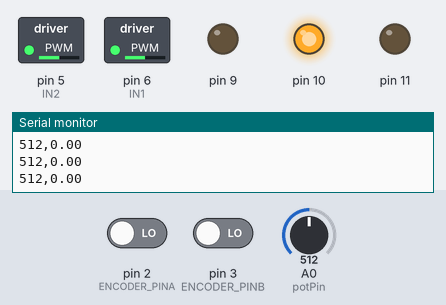
Bench run of a sketch on a simulated Arduino Uno, built with avr-gcc and run on an emulated ATmega328P. On the bench: switched loads named in the sketch (green lamp = pin HIGH), output pins drawn as LEDs (lit = HIGH), the last lines printed to the serial monitor. The test bench sets the inputs (shaded band); at power-on: A0 (potPin) = 512, pin 2 (ENCODER_PINA) LOW, pin 3 (ENCODER_PINB) LOW.

Above: at 1.2 s.
1.3 s: A0 (potPin) set to 490
At 2.5 s:
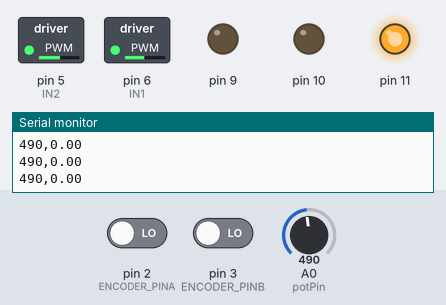
2.8 s: A0 (potPin) set to 534
At 3.6 s:
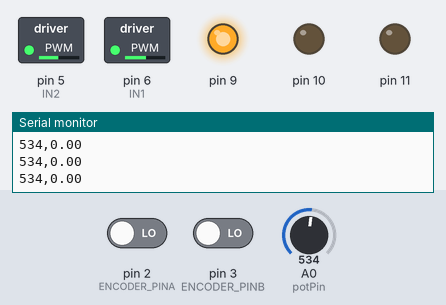
4.3 s: A0 (potPin) set to 900
At 4.8 s:
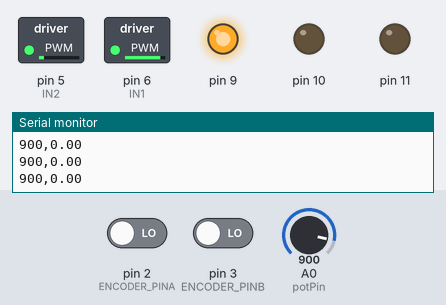
5.8 s: A0 (potPin) set to 1023
At 7.0 s:
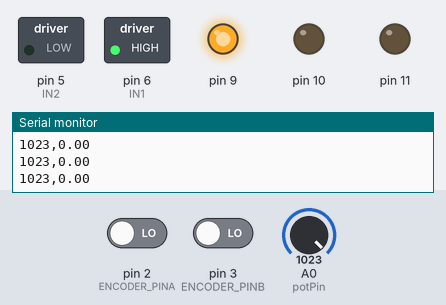
7.3 s: A0 (potPin) set to 122
At 8.2 s:
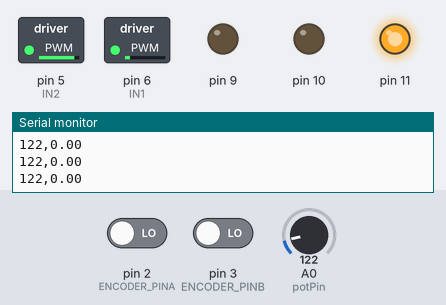
8.8 s: A0 (potPin) set to 510
At 9.4 s:
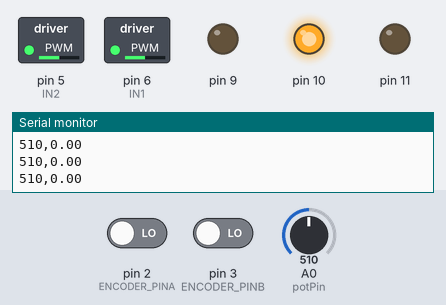
Timing chart, 0 to 11.3 s (numbered marks = the images above; inputs shaded):
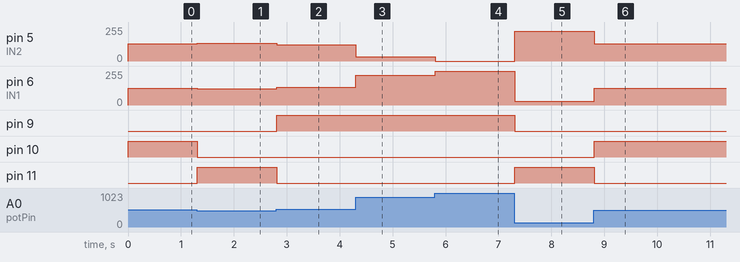

The sketch:

Task_DCMotor2_Motor_Speed_With_Potentiometer_and_LEDS.ino
```cpp
#define ENCODER_PINA 2
#define ENCODER_PINB 3
#define COUNTS_PER_REVOLUTION 12
#define GEAR_RATIO 30

// encoder variables
int IN1 = 6;
int IN2 = 5;
int potPin = 0;     // Set up the potentiometer pin
int potVal;         // Declare a variable to hold the potentiometer value
int motorSpeed;     // Declare a variable to hold the motor speed
int motorPin;

// encoder variables
volatile int encoderCounts = 0;
unsigned long prevTime = 0;
float prevPosition = 0.0;

// Encoder ISR functions - Interupt Service Routine
void encoderA();
void encoderB();

void setup() {

  Serial.begin(115200);

  pinMode(IN1, OUTPUT);     // Set IN1 as an output pin
  pinMode(IN2, OUTPUT);   // Set IN2 as an output pin
  digitalWrite(IN1, LOW);
  digitalWrite(IN2, LOW);


  pinMode(9, OUTPUT);
  pinMode(10, OUTPUT);
  pinMode(11, OUTPUT);

  // initialize encoder, attache ISR functions
  pinMode(ENCODER_PINA, INPUT);
  pinMode(ENCODER_PINB, INPUT);

  // Attached interrupt to encoder pins
  attachInterrupt(digitalPinToInterrupt(ENCODER_PINA), encoderA, CHANGE);
  attachInterrupt(digitalPinToInterrupt(ENCODER_PINB), encoderB, CHANGE);
}

void loop() {
   // Calculate time difference using millis()
  unsigned long currTime = millis();
  float deltaTime = (currTime - prevTime) / 1000.0;  // convert to seconds

  // Calculate position difference
  float currPosition = (float)encoderCounts / (COUNTS_PER_REVOLUTION * GEAR_RATIO);
  float deltaPosition = currPosition - prevPosition;

  // Calculate velocity in RPM
  float velocity = (deltaPosition / deltaTime) * 60.0;


  // Update previous values
  prevTime = currTime;
  prevPosition = currPosition;


  // Read the value of the potentiometer
  potVal = analogRead(potPin);
  motorSpeed = map(potVal, 0, 1023, 0, 255);

  // LEDS
  if (potVal < 500) {
    digitalWrite(11, HIGH);
    digitalWrite(10, LOW);
    digitalWrite(9, LOW);

  }
  else if (potVal > 524) {
    digitalWrite(9, HIGH);
    digitalWrite(10, LOW);
    digitalWrite(11, LOW);

  }
  else {
    digitalWrite(10, HIGH);
    digitalWrite(9, LOW);
    digitalWrite(11, LOW);

  }

  analogWrite(IN2,  255 - motorSpeed); // reversed so that Pot Right -> wheel spins right
  analogWrite(IN1,   motorSpeed);

  Serial.print(potVal);
  Serial.print(",");
  Serial.println(velocity);


  delay(10);
}

// EncoderA ISR

void encoderA() {
  // look for a low-to-high on channel B
  if (digitalRead(ENCODER_PINA) == HIGH) {
    // check channel A to see which way encoder is turning
    digitalRead(ENCODER_PINB) ? encoderCounts++ : encoderCounts--;
  } else {
    // check channel A to see which way encoder is turning
    digitalRead(ENCODER_PINB) ? encoderCounts-- : encoderCounts++;
  }
}  // End EncoderA ISR


// EncoderB ISR
void encoderB() {
  // look for a low-to-high on channel B
  if (digitalRead(ENCODER_PINB) == HIGH) {
    // check channel A to see which way encoder is turning
    digitalRead(ENCODER_PINA) ? encoderCounts-- : encoderCounts++;

  } else {
    // check channel A to see which way encoder is turning
    digitalRead(ENCODER_PINA) ? encoderCounts++ : encoderCounts--;
  }

}  // End EncoderB ISR
```

Measured:
- after the input at 1.3 s, pin 5 (IN2): 128/255 → 133/255 at once; pin 6 (IN1): 127/255 → 122/255 at once; pin 10: HIGH → LOW at once; pin 11: LOW → HIGH at once
- after the input at 2.8 s, pin 5 (IN2): 133/255 → 122/255 at once; pin 6 (IN1): 122/255 → 133/255 at once; pin 9: LOW → HIGH at once; pin 11: HIGH → LOW at once
- after the input at 4.3 s, pin 5 (IN2): 122/255 → 31/255 at once; pin 6 (IN1): 133/255 → 224/255 at once
- after the input at 5.8 s, pin 5 (IN2): 31/255 → 0/255 at once; pin 6 (IN1): 224/255 → 255/255 at once
- after the input at 7.3 s, pin 5 (IN2): 0/255 → 225/255 at once; pin 6 (IN1): 255/255 → 30/255 at once; pin 9: HIGH → LOW at once; pin 11: LOW → HIGH at once
- after the input at 8.8 s, pin 5 (IN2): 225/255 → 128/255 at once; pin 6 (IN1): 30/255 → 127/255 at once; pin 10: LOW → HIGH at once; pin 11: HIGH → LOW at once
